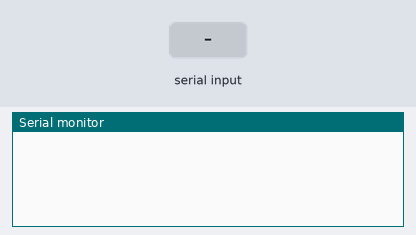
Recording of a sketch running on a simulated Arduino Uno, built with avr-gcc and run on an emulated ATmega328P. Shown: the last lines printed to the serial monitor. Inputs (shaded band) come from the test bench.

Above: at 1.2 s.
1.3 s: "r" received over Serial
At 2.1 s:
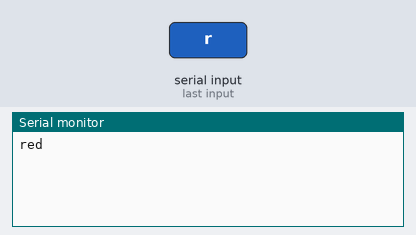
2.8 s: "g" received over Serial
At 3.2 s:
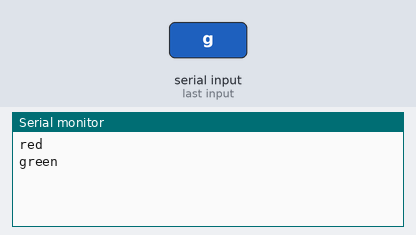
4.3 s: "b" received over Serial
At 5.6 s:
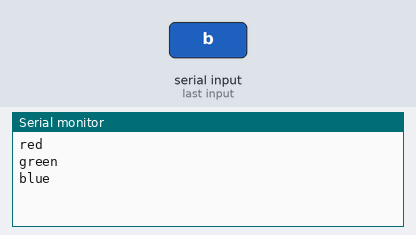

Measured:
- after the input at 1.3 s, the serial monitor: prints a new line at once (image 1)
- after the input at 2.8 s, the serial monitor: prints a new line at once (image 2)
- after the input at 4.3 s, the serial monitor: prints a new line at once (image 3)

The sketch:

Function_3.ino
```cpp
void setup() {
  Serial.begin(9600);
}

void loop() {
  if(Serial.available() > 0) {
    char color = Serial.read();
    fullcolor(color);
  }
}

void fullcolor(char color){
  if(color == 'r'){
    Serial.println("red");
  }
  else if(color == 'g'){
    Serial.println("green");
  }
  else if(color == 'b'){
    Serial.println("blue");
  }
}
```
